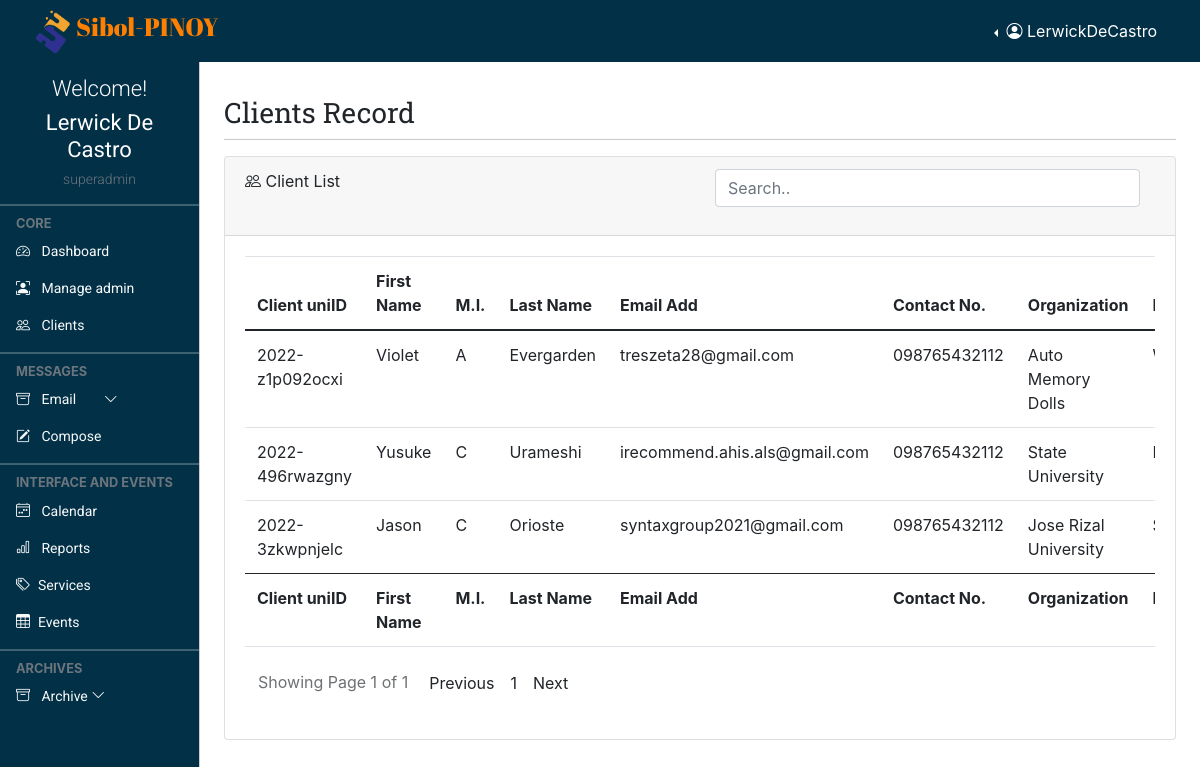
The page /admin/clients.record.php (signed in) on the database its author committed.
### tables this page shows
CREATE TABLE `profile` (
  `id` int(11) NOT NULL,
  `loginId` int(11) NOT NULL,
  `firstName` varchar(255) NOT NULL,
  `lastName` varchar(255) NOT NULL,
  `dateAdded` datetime NOT NULL
);

CREATE TABLE `client` (
  `c_count` int(150) NOT NULL,
  `client_uniID` varchar(250) NOT NULL,
  `firstName` varchar(250) NOT NULL,
  `mi` text DEFAULT NULL,
  `lastName` varchar(250) NOT NULL,
  `email_add` varchar(250) NOT NULL,
  `contact` varchar(250) DEFAULT NULL,
  `organization` varchar(250) NOT NULL,
  `position` varchar(250) NOT NULL,
  `date_register` datetime NOT NULL
);

### admin/clients.record.php (the view, shortened to what this page needs)
<!doctype html>
<html lang="en">
  <?php
      require "layout.part/admin.header.php";
  ?>
  <body>
    <?php
      require "layout.part/admin.top.navbar.php";
    ?>
    <?php
      require "layout.part/admin.side.navbar.php";
    ?>
    <main class="mt-5 pt-3">
        <div class="container-fluid p-4">
            <div class="row">
            <div class="col-md-12 my-2">
                <h4 class="page-header">Clients Record</h4>
                <hr class="dropdown-divider bg-dark" />
            </div>
        </div>
        <div class="row">
            <div class="col-md-12 mb-3">
                <div class="card">
                    <div class="card-header">
                        <span><i class="bi bi-people"></i></span> Client List
                        <div class="form-group float-end col-md-6">
                            <input type="text" class="form-control inputSearch" id="inputSearch" placeholder="Search..">
                        </div>
                    </div>
                    <div class="card-body">
                        <div class="table-responsive">
                            <table id="example" class="table data-table" style="width: 100%">
                                <thead>
                                    <tr>
                                        <th style="white-space: nowrap; !important">Client uniID</th>
                                        <th>First Name</th>
                                        <th>M.I.</th>
                                        <th>Last Name</th>
                                        <th>Email Add</th>
                                        <th>Contact No.</th>
                                        <th>Organization</th>
                                        <th>Position</th>
                                    </tr>
                                </thead>
                                <tbody id="myTable">
                                    <?php
                                        if(isset($_GET['page_no']) && $_GET['page_no'] !=''){
                                            $page_no = $_GET['page_no'];
                                        }else{
                                            $page_no = 1;
                                        }
                                        $total_records_per_page = 25;
                                        $previous_page = $page_no - 1;
                                        $next_page = $page_no + 1;
                                        $result_count = mysqli_query($conn, "SELECT COUNT(*) as total_records FROM `client`" );
                                        $total_records = mysqli_fetch_array($result_count);
                                        $total_records = $total_records['total_records'];
                                        $total_number_of_page = ceil($total_records / $total_records_per_page);
                                        $clients_list_query = "SELECT * FROM `client` ORDER BY c_count DESC";
                                        $clients_list_query_result = mysqli_query($conn, $clients_list_query);
                                        if(mysqli_num_rows($clients_list_query_result) > 0){
                                            foreach($clients_list_query_result as $client_list){
                                                ?>
                                                <tr>
                                                    <td><?= $client_list['client_uniID'] ?></td>
                                                    <td><?= $client_list['firstName'] ?></td>
                                                    <td><?= $client_list['mi'] ?></td>
                                                    <td><?= $client_list['lastName'] ?></td>
                                                    <td><?= $client_list['email_add'] ?></td>
                                                    <td><?= $client_list['contact'] ?></td>
                                                    <td><?= $client_list['organization'] ?></td>
                                                    <td><?= $client_list['position'] ?></td>
                                                </tr>
                                                <?php
                                            }
                                        }
                                    ?>
                                </tbody>
                                <tfoot>
                                    <tr>
                                        <th style="white-space: nowrap; !important">Client uniID</th>
                                        <th>First Name</th>
                                        <th>M.I.</th>
                                        <th>Last Name</th>
                                        <th>Email Add</th>
                                        <th>Contact No.</th>
                                        <th>Organization</th>
                                        <th>Position</th>
                                    </tr>
                                </tfoot>
                            </table>
                        </div>
                        <ul class="pagination pull-right">
                            <li class="pull-left btn btn-default disabled">Showing Page <?php echo $page_no." of ".$total_number_of_page;?></li>
                            <li class=" p-2 <?php if($page_no <= 1) { echo "disabled";}?>">
                                <a <?php if($page_no > 1) { echo "href='?page_no=$previous_page'";} ?>>Previous</a>
                            </li>
                            <?php
                                if($total_number_of_page <=10){
                                    for($counter = 1; $counter <=$total_number_of_page;$counter++){
                                        if($counter == $page_no){
                                            echo "<li class='active p-2'><a> $counter </a></li>";
                                        }else{
                                            echo "<li class='p-2'><a href='?page_no=$counter'> $counter </a></li>";
                                        }
                                    }
                                }
                            ?>
                            <li class="p-2 <?php if($page_no >= $total_number_of_page) {echo "disabled";} ?>" >
                                <a <?php if($page_no < $total_number_of_page) {echo "href='?page_no=$next_page'";} ?>>Next</a>
                            </li>
                        </ul>
                    </div>
                </div>
            </div>
        </div>
    </main>
  </body>
</html>

### admin/layout.part/admin.header.php (shortened to what this page needs)
  <head>
    <link href="https://cdn.jsdelivr.net/npm/bootstrap@5.0.2/dist/css/bootstrap.min.css" rel="stylesheet">
    <link rel="stylesheet" href="https://cdnjs.cloudflare.com/ajax/libs/fullcalendar/3.4.0/fullcalendar.css" />
    <link rel="stylesheet" href="https://cdnjs.cloudflare.com/ajax/libs/twitter-bootstrap/4.0.0-alpha.6/css/bootstrap.css" />
    <link rel="stylesheet" href="https://cdn.jsdelivr.net/npm/bootstrap-icons@1.4.1/font/bootstrap-icons.css"/>
    <link rel="stylesheet" href="style/dataTables.bootstrap5.min.css" />
    <link rel="stylesheet" href="style/addstyler.css" />
    <link rel="stylesheet" href="style/colored.css" />
  </head>
<?php
function levelCheck($lev){
    if($lev == "0"){
      $lev = "admin";
    }
    else if($lev == "1"){
      $lev = "superadmin";
    }
    echo $lev;
  }
?>

### admin/layout.part/admin.top.navbar.php (shortened to what this page needs)
<?php
  require "../connection.php";
  if(isset($_SESSION["username"]) && isset($_SESSION["level"])){
    $musername = $_SESSION["username"];
    $sql = "SELECT login.loginId, profile.firstName, profile.lastName, login.username, login.level FROM login INNER JOIN profile ON
                login.loginId = profile.loginId WHERE login.username = '$musername'";
    if($result = $conn->query($sql)){
      if($result->num_rows == 1){
        if($row = $result->fetch_assoc()){
          $firstName = $row["firstName"];
          $lastName = $row["lastName"];
          $rusername = $row["username"];
          $level = $row["level"];
        }
      }
    }
  }
?>
<nav class="navbar navbar-expand-lg navbar-dark px-3 fixed-top bg-coloured">
  <div class="container-fluid">
    <div class="">
      <img class="__logo" src="../img/logo.png" alt=""><a class="logo-font" href="#">Sibol-PINOY</a>
    </div>
    <div class="collapse navbar-collapse justify-content-md-end" id="topNavBar">
      <div class="btn-group border-0 dropstart">
        <button type="button" class="btn text-white dropdown-toggle border-0" data-bs-toggle="dropdown" aria-expanded="false">
          <i class="bi bi-person-circle"></i> <span> <?= $rusername ?> </span>
        </button>
      </div>
    </div>
  </div>
</nav>

### admin/layout.part/admin.side.navbar.php (shortened to what this page needs)
<div class="offcanvas offcanvas-start sidebar-nav bg-coloured" id="sidebar">
    <div class="offcanvas-body p-0">
        <div class="container pt-3 text-center">
            <div class="text-white">
            <h4 class="welcome-text">Welcome!</h4>
            <h2 class="user-text"><?= $firstName . " " . $lastName?></h2>
            <h6 class="text-muted text-small"><?= levelCheck($level) ?></h6>
            </div>
        </div>
        <nav class="navbar-dark pb-5">
            <ul class="navbar-nav">
                <hr class="dropdown-divider bg-light" />
                <div class="text-muted small fw-bold text-uppercase px-3">
                    CORE
                </div>
                <li>
                    <a href="landing" class="nav-link px-3 text-light text-normal">
                        <span class="me-2"><i class="bi bi-speedometer2"></i></span>
                        <span>Dashboard</span>
                    </a>
                    <?php
                        if(isset($_SESSION["level"])){
                            $check_level = $_SESSION["level"];
                            if($check_level == '1'){
                                echo ' <a href="admin.con" class="nav-link px-3 text-light text-normal">
                                            <span class="me-2"><i class="bi bi-person-bounding-box"></i></span>
                                            <span>Manage admin</span>
                                        </a>';
                            }
                        }
                    ?>
                    <a href="clients.record" class="nav-link px-3 text-light text-normal">
                        <span class="me-2"><i class="bi bi-people"></i></span>
                        <span>Clients</span>
                    </a>
                </li>
                <hr class="dropdown-divider bg-light" />
                <div class="text-muted small fw-bold text-uppercase px-3">
                    Messages
                </div>
                <li>
                    <a class="nav-link px-3 text-light text-normal position-relative" data-bs-toggle="collapse" href="#email">
                        <span class="me-2"><i class="bi bi-archive"></i></span>
                            <span>Email
                        </span>
                        <span class="ms-auto">
                            <span class="right-icon mx-4">
                            <i class="bi bi-chevron-down"></i>
                            </span>
                        </span>
                    </a>
                    <a href="#" class="nav-link px-3 text-light text-normal">
                        <span class="me-2"><i class="bi bi-pencil-square"></i></span>
                        <span>
                            <button type="button" class="bg-transparent border-0 text-light" data-bs-toggle="modal" data-bs-target="#exampleModal">
                                Compose
                            </button>
                        </span>
                    </a>
                </li>
                <hr class="dropdown-divider bg-light" />
                <div class="text-muted small fw-bold text-uppercase px-3">
                    Interface and Events
                </div>
                <li>
                    <a href="calender" class="nav-link px-3 text-light text-normal">
                            <span class="me-2"><i class="bi bi-calendar4-week"></i></span>
                            <span>Calendar</span>
                    </a>
                    <a href="reports" class="nav-link px-3 text-light text-normal">
                            <span class="me-2"><i class="bi bi-bar-chart"></i></span>
                            <span>Reports</span>
                    </a>
                    <a href="services.tools" class="nav-link px-3 sidebar-link text-light text-normal" >
                        <span class="me-2"><i class="bi bi-tags"></i></span>
                        <span>Services</span>
                    </a>
                    <a href="events" class="nav-link px-3 sidebar-link text-light text-normal">
                        <span class="me-2"><i class="bi bi-table"></i></span>
                        <span>Events</span>
                    </a>
                </li>
                <hr class="dropdown-divider bg-light" />
                <div class="text-muted small fw-bold text-uppercase px-3">
                    Archives
                </div>
                <li>
                    <a class="nav-link px-3  text-light text-normal" data-bs-toggle="collapse" href="#archives">
                        <span class="me-2"><i class="bi bi-archive"></i></span>
                        <span>Archive</span>
                        <span class="ms-auto">
                            <span class="right-icon">
                            <i class="bi bi-chevron-down"></i>
                            </span>
                        </span>
                    </a>
                </li>
            </ul>
        </nav>
    </div>
</div>

### admin/style/addstyler.css (style rules this page uses)
:root { --yellowColor: #FF7F00; --blueColor: #040478; --roboto: 'Roboto', sans-serif; --robotoSlab: 'Roboto Slab', serif; --abrilFatface: 'Abril Fatface', cursive; --offcanvas-width: 200px; --topNavbarHeight: 60px; --navColor: #6c757d; }
* { padding: 0; margin: 0; box-sizing: border-box; }
body { background-color: rgb(255, 255, 255); overflow: hidden; }
.text-normal { font-family: var(--roboto); font-size: 14px; font-weight: 400; }
.text-small { font-family: var(--roboto); font-size: 14px; font-weight: 300; }
.page-header { font-family: var(--robotoSlab); font-size: 28px; font-weight: 400; }
.user-text { font-family: var(--roboto); font-size: 22px; font-weight: 400; }
.welcome-text { font-family: var(--roboto); font-size: 22px; font-weight: 300; }
.__logo { width: 45px; height: 45px; }
.logo-font { font-family: var(--abrilFatface); color: var(--yellowColor); font-size: 25px; text-decoration: none; transition: 0.3s ease-in-out; }
.sidebar-nav { width: var(--offcanvas-width); }
.sidebar-link { display: flex; align-items: center; }
@media (min-width: 992px) { body { overflow: auto !important; } }
@media (min-width: 992px) { main { margin-left: var(--offcanvas-width); } }
@media (min-width: 992px) { .sidebar-nav { -webkit-transform: none; transform: none; visibility: visible !important; height: calc(100% - var(--topNavbarHeight)); top: var(--topNavbarHeight); } }

### admin/style/colored.css (style rules this page uses)
.bg-coloured { background-color: #023047; }

### rows shown on the page
profile: loginId.username "LerwickDeCastro", firstName "Lerwick", lastName "De Castro", loginId.level "superadmin"
client: client_uniID "2022-z1p092ocxi", firstName "Violet", mi "A", lastName "Evergarden", email_add "treszeta28@gmail.com", contact "098765432112", organization "Auto Memory Dolls"
client: client_uniID "2022-496rwazgny", firstName "Yusuke", mi "C", lastName "Urameshi", email_add "irecommend.ahis.als@gmail.com", contact "098765432112", organization "State University"
client: client_uniID "2022-3zkwpnjelc", firstName "Jason", mi "C", lastName "Orioste", email_add "syntaxgroup2021@gmail.com", contact "098765432112", organization "Jose Rizal University"

### other values the page prints
$page_no "1"
$total_number_of_page "1"
